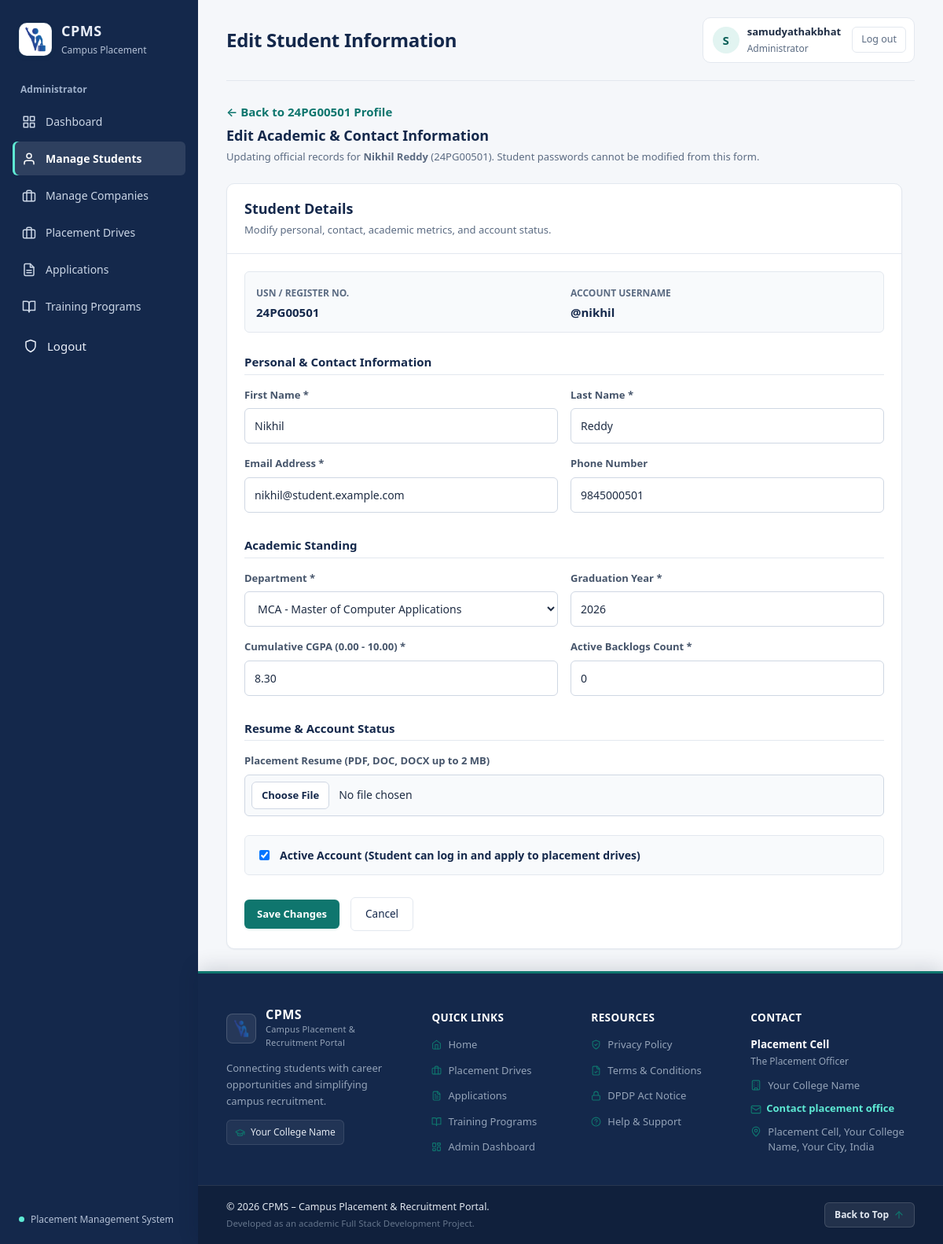
The page /admin-dashboard/students/12/edit/ (signed in) on the database its author committed.
### accounts/models.py (models this page shows, shortened)
class StudentProfile(models.Model):
    user = models.OneToOneField(
        User,
        on_delete=models.CASCADE,
        related_name="student_profile"
    )
    usn = models.CharField(max_length=20, unique=True)
    department = models.ForeignKey(
        Department,
        on_delete=models.PROTECT,
        related_name="students"
    )
    graduation_year = models.PositiveSmallIntegerField()
    cgpa = models.DecimalField(max_digits=4, decimal_places=2)
    active_backlogs = models.PositiveSmallIntegerField(default=0)
    phone = models.CharField(max_length=15, blank=True)
    resume = models.FileField(
        upload_to="resumes/",
        blank=True
    )
    consent_accepted_at = models.DateTimeField(null=True, blank=True)
    consent_version = models.CharField(max_length=20, blank=True)
    created_at = models.DateTimeField(auto_now_add=True)
    class Meta:
        ordering = ["usn"]

### accounts/admin_views.py (the view, shortened to what this page needs)
# urls.py: path("admin-dashboard/students/<int:pk>/edit/", admin_views.admin_student_edit_view, name="admin_student_edit"),
@staff_required
def admin_student_edit_view(request, pk):
    student = get_object_or_404(
        StudentProfile.objects.select_related("user", "department"),
        pk=pk,
    )
    form = AdminStudentEditForm(
        request.POST or None, request.FILES or None, instance=student
    )
    context = {"student": student, "form": form}
    return render(request, "admin_portal/students/edit.html", context)

### accounts/context_processors.py (called while the page is built)
def legal(request):
    return {
        "INSTITUTION_NAME": settings.INSTITUTION_NAME,
        "INSTITUTION_CITY": settings.INSTITUTION_CITY,
        "INSTITUTION_ADDRESS": settings.INSTITUTION_ADDRESS,
        "PRIVACY_CONTACT_EMAIL": settings.PRIVACY_CONTACT_EMAIL,
        "GRIEVANCE_OFFICER": settings.GRIEVANCE_OFFICER,
        "DATA_RETENTION_YEARS": settings.DATA_RETENTION_YEARS,
        "POLICY_VERSION": settings.POLICY_VERSION,
        "POLICY_LAST_UPDATED": settings.POLICY_LAST_UPDATED,
    }

### accounts/models.py (called while the page is built)
    def __str__(self):
        return f"{self.code} - {self.name}"

### templates/admin_portal/students/edit.html (shortened to what this page needs)
{% extends "base.html" %}
{% block page_heading %}Edit Student Information{% endblock %}
{% block content %}
<div class="welcome-row">
    <div>
        <a class="text-link" href="{% url 'admin_student_detail' student.pk %}" style="display: inline-block; margin-bottom: 8px;">
            &larr; Back to {{ student.usn }} Profile
        </a>
        <h2>Edit Academic & Contact Information</h2>
        <p>Updating official records for <strong>{{ student.user.get_full_name|default:student.user.username }}</strong> ({{ student.usn }}). Student passwords cannot be modified from this form.</p>
    </div>
</div>
<div style="max-width: 860px;">
    <section class="panel">
        <div class="panel-heading">
            <h2>Student Details</h2>
            <p>Modify personal, contact, academic metrics, and account status.</p>
        </div>
        <form method="post" enctype="multipart/form-data" class="stack-form padded" novalidate>
            <div style="display: grid; grid-template-columns: 1fr 1fr; gap: 16px; padding: 14px; background: #f8fafc; border: 1px solid var(--border); border-radius: var(--radius-sm);">
                <div>
                    <label style="font-size: 12px; color: var(--muted); font-weight: 600; text-transform: uppercase;">USN / Register No.</label>
                    <div style="font-size: 15px; font-weight: 700; color: var(--navy); margin-top: 3px;">{{ student.usn }}</div>
                </div>
                <div>
                    <label style="font-size: 12px; color: var(--muted); font-weight: 600; text-transform: uppercase;">Account Username</label>
                    <div style="font-size: 15px; font-weight: 700; color: var(--navy); margin-top: 3px;">@{{ student.user.username }}</div>
                </div>
            </div>
            <h3 style="font-size: 15px; color: var(--navy); margin: 12px 0 0 0; padding-bottom: 6px; border-bottom: 1px solid var(--border);">
                Personal & Contact Information
            </h3>
            <div style="display: grid; grid-template-columns: repeat(auto-fit, minmax(240px, 1fr)); gap: 16px;">
                <div class="field">
                    <label for="{{ form.first_name.id_for_label }}">First Name *</label>
                    {{ form.first_name }}
                </div>
                <div class="field">
                    <label for="{{ form.last_name.id_for_label }}">Last Name *</label>
                    {{ form.last_name }}
                </div>
            </div>
            <div style="display: grid; grid-template-columns: repeat(auto-fit, minmax(240px, 1fr)); gap: 16px;">
                <div class="field">
                    <label for="{{ form.email.id_for_label }}">Email Address *</label>
                    {{ form.email }}
                </div>
                <div class="field">
                    <label for="{{ form.phone.id_for_label }}">Phone Number</label>
                    {{ form.phone }}
                </div>
            </div>
            <h3 style="font-size: 15px; color: var(--navy); margin: 16px 0 0 0; padding-bottom: 6px; border-bottom: 1px solid var(--border);">
                Academic Standing
            </h3>
            <div style="display: grid; grid-template-columns: repeat(auto-fit, minmax(240px, 1fr)); gap: 16px;">
                <div class="field">
                    <label for="{{ form.department.id_for_label }}">Department *</label>
                    {{ form.department }}
                </div>
                <div class="field">
                    <label for="{{ form.graduation_year.id_for_label }}">Graduation Year *</label>
                    {{ form.graduation_year }}
                </div>
            </div>
            <div style="display: grid; grid-template-columns: repeat(auto-fit, minmax(240px, 1fr)); gap: 16px;">
                <div class="field">
                    <label for="{{ form.cgpa.id_for_label }}">Cumulative CGPA (0.00 - 10.00) *</label>
                    {{ form.cgpa }}
                </div>
                <div class="field">
                    <label for="{{ form.active_backlogs.id_for_label }}">Active Backlogs Count *</label>
                    {{ form.active_backlogs }}
                </div>
            </div>
            <h3 style="font-size: 15px; color: var(--navy); margin: 16px 0 0 0; padding-bottom: 6px; border-bottom: 1px solid var(--border);">
                Resume & Account Status
            </h3>
            <div class="field">
                <label for="{{ form.resume.id_for_label }}">Placement Resume (PDF, DOC, DOCX up to 2 MB)</label>
                {{ form.resume }}
            </div>
            <div style="margin-top: 8px; padding: 14px; background: #f8fafc; border: 1px solid var(--border); border-radius: var(--radius-sm);">
                <label style="display: flex; align-items: center; gap: 10px; cursor: pointer; font-size: 14px; font-weight: 600; color: var(--navy);">
                    {{ form.is_active }}
                    <span>Active Account (Student can log in and apply to placement drives)</span>
                </label>
            </div>
            <div class="button-row" style="margin-top: 12px;">
                <button type="submit" class="primary-button">Save Changes</button>
                <a href="{% url 'admin_student_detail' student.pk %}" style="display: inline-block; padding: 10px 18px; border: 1px solid var(--border); border-radius: var(--radius-sm); color: var(--navy); font-weight: 500; font-size: 13.5px; text-decoration: none; background: #fff;">
                    Cancel
                </a>
            </div>
        </form>
    </section>
</div>
{% endblock %}

### templates/base.html (shortened to what this page needs)
{% load static %}
<!DOCTYPE html>
<html lang="en">
<head>
    <link rel="stylesheet" href="{% static 'css/style.css' %}?v=4">
</head>
<body>
    {% with page=request.resolver_match.url_name %}
    <div class="app-shell" id="top">
        <aside class="sidebar">
            <a class="brand" href="/">
                <span class="brand-mark">
                    <img src="{% static 'images/cpms_emblem.png' %}" alt="CPMS" class="brand-logo-img">
                </span>
                <span>
                    <strong>CPMS</strong>
                    <small>Campus Placement</small>
                </span>
            </a>
            {% if user.is_staff or user.is_superuser %}
            <p class="nav-label">Administrator</p>
            <nav class="navigation">
                <a data-icon="grid" class="nav-link {% if page == 'staff_dashboard' or page == 'admin_dashboard' %}active{% endif %}" href="{% url 'admin_dashboard' %}">Dashboard</a>
                <a data-icon="user" class="nav-link {% if 'admin_student' in page %}active{% endif %}" href="{% url 'admin_student_list' %}">Manage Students</a>
                <a data-icon="briefcase" class="nav-link {% if 'admin_company' in page %}active{% endif %}" href="{% url 'admin_company_list' %}">Manage Companies</a>
                <a data-icon="briefcase" class="nav-link {% if 'admin_drive' in page or page == 'placement_drives' or page == 'drive_detail' %}active{% endif %}" href="{% url 'admin_drive_list' %}">Placement Drives</a>
                <a data-icon="file" class="nav-link {% if 'admin_application' in page or page == 'manage_applications' %}active{% endif %}" href="{% url 'admin_application_list' %}">Applications</a>
                <a data-icon="book" class="nav-link {% if 'admin_training' in page %}active{% endif %}" href="{% url 'admin_training_list' %}">Training Programs</a>
                <form method="post" action="{% url 'accounts:logout' %}" style="display: block; width: 100%; margin-top: 4px;">
                    <button type="submit" class="nav-link" data-icon="shield" style="width: 100%; text-align: left; background: none; border: none; cursor: pointer; color: inherit; font: inherit; padding: 10px 14px;">
                        Logout
                    </button>
                </form>
            </nav>
            {% endif %}
            <div class="sidebar-footer">
                <span class="status-dot"></span>
                <span>Placement Management System</span>
            </div>
        </aside>
        <main class="main-content">
            <header class="topbar">
                <h1>{% block page_heading %}Dashboard{% endblock %}</h1>
                <div class="user-chip">
                    <span class="avatar" aria-hidden="true">{{ user.username|slice:":1"|upper }}</span>
                    <span>
                        <strong>{{ user.get_full_name|default:user.username }}</strong>
                        <small>{% if user.is_staff or user.is_superuser %}Administrator{% else %}Student{% endif %}</small>
                    </span>
                    <form method="post" action="{% url 'accounts:logout' %}" class="logout-form">
                        <button type="submit" class="logout-button">Log out</button>
                    </form>
                </div>
            </header>
            <section class="page-content">
                {% block content %}{% endblock %}
            </section>
            {% include "includes/footer.html" %}
        </main>
    </div>
    {% endwith %}
</body>
</html>

### rows shown on the page
StudentProfile: usn "24PG00501", user.get_full_name "Nikhil Reddy", user.username "nikhil", phone "9845000501", department "MCA - Master of Computer Applications", graduation_year "2026", cgpa "8.30", active_backlogs "0"

### other values the page prints
{{ user.username|slice:":1"|upper }} "S"
{{ user.get_full_name|default:user.username }} "samudyathakbhat"
{{ INSTITUTION_NAME }} "Your College Name"
{{ GRIEVANCE_OFFICER }} "The Placement Officer"
{{ INSTITUTION_ADDRESS }} "Placement Cell, Your College Name, Your City, India"
